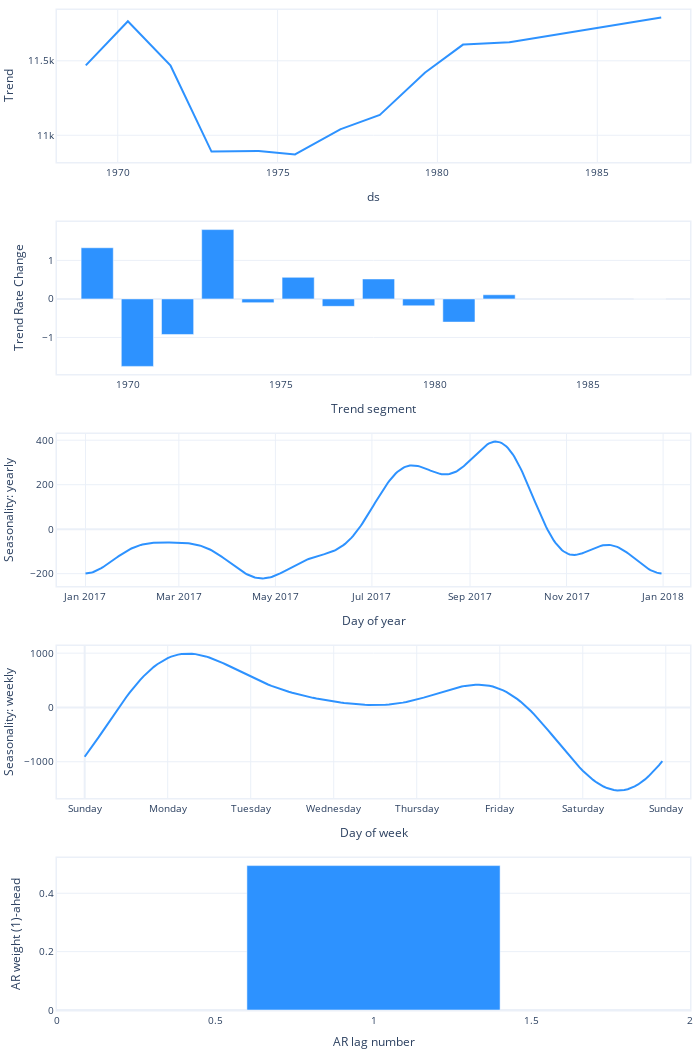

Source (notebook cell):
### Code cell
fig_param = m.plot_parameters()
fig_param.show()

### Figure 1 — Plotly figure (JSON) as saved in the notebook; plotly's stock layout.template omitted (floating-point values rounded to 4 significant figures; data arrays with more than 128 entries replaced by an {"elided": "..."} marker saying what was removed)
{"data": [{"fill": "none", "line": {"color": "#2d92ff", "width": 2}, "mode": "lines", "name": "<b style=\"color:sandybrown\">[R]</b> Trend <i style=\"color:#fc9944\">~7D</i>", "type": "scatter", "uid": "7f6e2a97-648e-425d-ac48-f829c8b0f138", "x": {"elided": "1000 str values"}, "xaxis": "x", "y": {"elided": "1000 float values"}, "yaxis": "y"}, {"marker": {"color": "#2d92ff"}, "name": "Trend Rate Change", "type": "bar", "uid": "6905f28c-a997-4d07-a8f0-474b055053c4", "x": ["1969-01-01T00:00:00", "1970-04-24T02:37:05.454545", "1971-08-15T05:14:10.909091", "1972-12-05T07:51:16.363636", "1974-03-28T10:28:21.818182", "1975-07-19T13:05:27.272727", "1976-11-08T15:42:32.727273", "1978-03-01T18:19:38.181818", "1979-06-22T20:56:43.636364", "1980-10-12T23:33:49.090909", "1982-02-03T02:10:54.545455", "1987-01-01T00:00:00"], "xaxis": "x2", "y": [1.328, -1.752, -0.9231, 1.799, -0.09661, 0.56, -0.1926, 0.5179, -0.178, -0.6011, 0.1077, 0], "yaxis": "y2"}, {"fill": "none", "line": {"color": "#2d92ff", "width": 2}, "mode": "lines", "name": "yearly", "type": "scatter", "uid": "1b2d2cdb-88ef-411a-88ec-111d1b6067cf", "x": {"elided": "365 str values"}, "xaxis": "x3", "y": {"elided": "365 float values"}, "yaxis": "y3"}, {"fill": "none", "line": {"color": "#2d92ff", "width": 2}, "mode": "lines", "name": "weekly", "type": "scatter", "uid": "cc8544fa-4638-47c0-be6d-6436a65b2acb", "x": {"elided": "168 int values"}, "xaxis": "x4", "y": {"elided": "168 float values"}, "yaxis": "y4"}, {"marker": {"color": "#2d92ff"}, "name": "AR", "type": "bar", "uid": "ee973260-6b8b-40ef-814a-6a4ba015b4f1", "width": 0.8, "x": [1], "xaxis": "x5", "y": [0.4948], "yaxis": "y5"}], "layout": {"autosize": true, "font": {"size": 10}, "height": 1050, "hovermode": "x unified", "margin": {"b": 0, "l": 0, "pad": 0, "r": 10, "t": 10}, "showlegend": false, "title": {"font": {"size": 12}}, "width": 700, "xaxis": {"anchor": "y", "domain": [0, 1], "linewidth": 1.5, "mirror": true, "range": ["1968-02-07T00:00:00", "1987-11-26T00:00:00"], "showline": true, "title": {"text": "ds"}, "type": "date"}, "xaxis2": {"anchor": "y2", "domain": [0, 1], "linewidth": 1.5, "mirror": true, "range": ["1967-09-10T21:22:54.545455", "1988-04-23T02:37:05.454545"], "showline": true, "title": {"text": "Trend segment"}, "type": "date"}, "xaxis3": {"anchor": "y3", "domain": [0, 1], "linewidth": 1.5, "mirror": true, "range": ["2016-12-14T00:00:00", "2018-01-18T00:00:00"], "showline": true, "title": {"text": "Day of year"}}, "xaxis4": {"anchor": "y4", "domain": [0, 1], "linewidth": 1.5, "mirror": true, "range": [-8, 175], "showline": true, "tickmode": "array", "ticktext": ["Sunday", "Monday", "Tuesday", "Wednesday", "Thursday", "Friday", "Saturday", "Sunday", "Sunday"], "tickvals": [0, 24, 48, 72, 96, 120, 144, 168, 192], "title": {"text": "Day of week"}}, "xaxis5": {"anchor": "y5", "domain": [0, 1], "linewidth": 1.5, "mirror": true, "range": [0, 2], "showline": true, "title": {"text": "AR lag number"}}, "yaxis": {"anchor": "x", "domain": [0.848, 1], "linewidth": 1.5, "mirror": true, "rangemode": "normal", "showline": true, "title": {"text": "Trend"}}, "yaxis2": {"anchor": "x2", "domain": [0.636, 0.788], "linewidth": 1.5, "mirror": true, "rangemode": "normal", "showline": true, "title": {"text": "Trend Rate Change"}}, "yaxis3": {"anchor": "x3", "domain": [0.424, 0.576], "linewidth": 1.5, "mirror": true, "rangemode": "normal", "showline": true, "title": {"text": "Seasonality: yearly"}}, "yaxis4": {"anchor": "x4", "domain": [0.212, 0.364], "linewidth": 1.5, "mirror": true, "rangemode": "normal", "showline": true, "title": {"text": "Seasonality: weekly"}}, "yaxis5": {"anchor": "x5", "domain": [0, 0.152], "linewidth": 1.5, "mirror": true, "rangemode": "normal", "showline": true, "title": {"text": "AR weight (1)-ahead"}}}}
